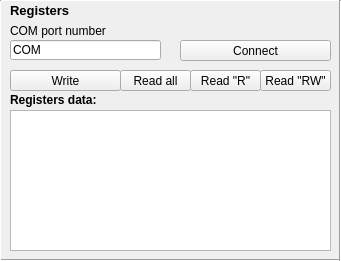
     <widget class="QWidget" name="widget" native="true">
      <property name="geometry">
       <rect>
        <x>760</x>
        <y>220</y>
        <width>341</width>
        <height>261</height>
       </rect>
      </property>
      <property name="sizeIncrement">
       <size>
        <width>0</width>
        <height>0</height>
       </size>
      </property>
      <property name="styleSheet">
       <string notr="true"/>
      </property>
      <widget class="QPushButton" name="com_read_r_butt">
       <property name="geometry">
        <rect>
         <x>190</x>
         <y>70</y>
         <width>71</width>
         <height>21</height>
        </rect>
       </property>
       <property name="text">
        <string>Read &quot;R&quot;</string>
       </property>
      </widget>
      <widget class="QLabel" name="label_20">
       <property name="geometry">
        <rect>
         <x>10</x>
         <y>21</y>
         <width>111</width>
         <height>20</height>
        </rect>
       </property>
       <property name="text">
        <string>COM port number</string>
       </property>
      </widget>
      <widget class="QLabel" name="label_19">
       <property name="geometry">
        <rect>
         <x>10</x>
         <y>0</y>
         <width>101</width>
         <height>21</height>
        </rect>
       </property>
       <property name="font">
        <font>
         <pointsize>10</pointsize>
         <weight>75</weight>
         <bold>true</bold>
        </font>
       </property>
       <property name="text">
        <string>Registers</string>
       </property>
       <property name="textFormat">
        <enum>Qt::AutoText</enum>
       </property>
       <property name="wordWrap">
        <bool>false</bool>
       </property>
      </widget>
      <widget class="QPushButton" name="com_write_butt">
       <property name="geometry">
        <rect>
         <x>10</x>
         <y>70</y>
         <width>111</width>
         <height>21</height>
        </rect>
       </property>
       <property name="text">
        <string>Write</string>
       </property>
      </widget>
      <widget class="QPushButton" name="com_read_rw_butt">
       <property name="geometry">
        <rect>
         <x>260</x>
         <y>70</y>
         <width>71</width>
         <height>21</height>
        </rect>
       </property>
       <property name="text">
        <string>Read &quot;RW&quot;</string>
       </property>
      </widget>
      <widget class="QPushButton" name="com_read_all_butt">
       <property name="geometry">
        <rect>
         <x>120</x>
         <y>70</y>
         <width>71</width>
         <height>21</height>
        </rect>
       </property>
       <property name="text">
        <string>Read all</string>
       </property>
      </widget>
      <widget class="QPlainTextEdit" name="regs_plain_text">
       <property name="geometry">
        <rect>
         <x>10</x>
         <y>110</y>
         <width>321</width>
         <height>141</height>
        </rect>
       </property>
       <property name="readOnly">
        <bool>true</bool>
       </property>
      </widget>
      <widget class="QLabel" name="label_478">
       <property name="geometry">
        <rect>
         <x>10</x>
         <y>90</y>
         <width>101</width>
         <height>20</height>
        </rect>
       </property>
       <property name="font">
        <font>
         <weight>75</weight>
         <bold>true</bold>
        </font>
       </property>
       <property name="text">
        <string>Registers data:</string>
       </property>
      </widget>
      <widget class="QPushButton" name="com_conn_butt">
       <property name="geometry">
        <rect>
         <x>180</x>
         <y>40</y>
         <width>151</width>
         <height>21</height>
        </rect>
       </property>
       <property name="text">
        <string>Connect</string>
       </property>
      </widget>
      <widget class="QLineEdit" name="com_addr">
       <property name="geometry">
        <rect>
         <x>10</x>
         <y>40</y>
         <width>151</width>
         <height>20</height>
        </rect>
       </property>
       <property name="text">
        <string>COM</string>
       </property>
      </widget>
      <widget class="Line" name="line_10">
       <property name="geometry">
        <rect>
         <x>0</x>
         <y>-10</y>
         <width>341</width>
         <height>21</height>
        </rect>
       </property>
       <property name="orientation">
        <enum>Qt::Horizontal</enum>
       </property>
      </widget>
      <widget class="Line" name="line_11">
       <property name="geometry">
        <rect>
         <x>0</x>
         <y>250</y>
         <width>341</width>
         <height>21</height>
        </rect>
       </property>
       <property name="orientation">
        <enum>Qt::Horizontal</enum>
       </property>
      </widget>
      <widget class="Line" name="line_12">
       <property name="geometry">
        <rect>
         <x>330</x>
         <y>0</y>
         <width>20</width>
         <height>261</height>
        </rect>
       </property>
       <property name="orientation">
        <enum>Qt::Vertical</enum>
       </property>
      </widget>
      <widget class="Line" name="line_13">
       <property name="geometry">
        <rect>
         <x>-10</x>
         <y>0</y>
         <width>20</width>
         <height>261</height>
        </rect>
       </property>
       <property name="orientation">
        <enum>Qt::Vertical</enum>
       </property>
      </widget>
     </widget>
